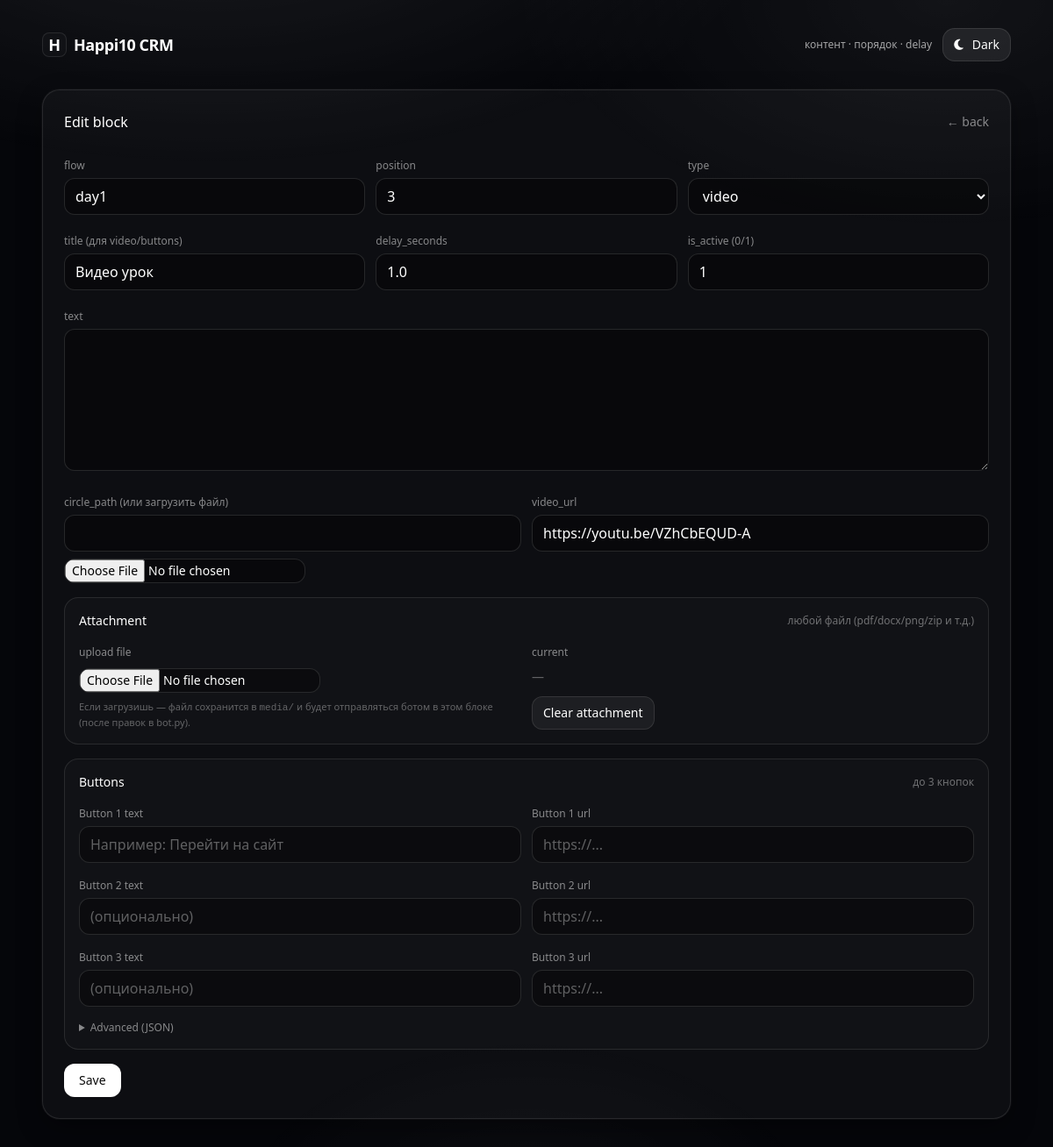
Screenshot of /block/6/edit with the database file from the repository.
### tables this page shows
CREATE TABLE content_blocks (
			id INTEGER PRIMARY KEY AUTOINCREMENT,
			flow TEXT NOT NULL,
			position INTEGER NOT NULL,
			type TEXT NOT NULL,
			title TEXT DEFAULT '',
			text TEXT DEFAULT '',
			circle_path TEXT DEFAULT '',
			video_url TEXT DEFAULT '',
			buttons_json TEXT DEFAULT '',
			delay_seconds REAL DEFAULT 1.0,
			is_active INTEGER DEFAULT 1
		, file_path TEXT DEFAULT '', file_kind TEXT DEFAULT '', file_name TEXT DEFAULT '');

### crm.py (the view)
@app.get("/block/{block_id}/edit", response_class=HTMLResponse)
async def edit_block_page(request: Request, block_id: int):
	block = await get_block(block_id)
	if not block:
		return RedirectResponse("/", status_code=302)
	btns = []
	try:
		if block.get("buttons"):
			btns = json.loads(block["buttons"])
	except Exception:
		pass
	for i in range(3):
		block[f"btn{i+1}_text"] = ""
		block[f"btn{i+1}_url"] = ""
	for i, b in enumerate(btns[:3]):
		if isinstance(b, dict):
			block[f"btn{i+1}_text"] = b.get("text", "")
			block[f"btn{i+1}_url"] = b.get("url", "")
	block["buttons_json"] = block.get("buttons", "")
	return templates.TemplateResponse(
		"edit.html",
		{"request": request, "block": block, "is_new": False},
	)

### templates/edit.html (shortened to what this page needs)
{% extends "base.html" %}
{% block content %}
  <div class="flex items-center justify-between">
	<h1 class="text-base font-medium">{{ "New block" if is_new else "Edit block" }}</h1>
	<a href="/flow/{{ block.flow }}" class="text-sm text-white/50 hover:text-white/70">← back</a>
  </div>
  <form class="mt-6 space-y-4" method="post" action="/block/save" enctype="multipart/form-data">
	<div class="grid grid-cols-1 md:grid-cols-3 gap-3">
	  <div>
		<label class="text-xs text-white/50">flow</label>
		<input
		  name="flow"
		  value="{{ block.flow }}"
		  class="w-full mt-1 px-3 py-2 rounded-xl bg-black/40 border border-white/10 focus:outline-none focus:ring-2 focus:ring-white/15"
		/>
	  </div>
	  <div>
		<label class="text-xs text-white/50">position</label>
		<input
		  name="position"
		  type="number"
		  value="{{ block.position }}"
		  class="w-full mt-1 px-3 py-2 rounded-xl bg-black/40 border border-white/10 focus:outline-none focus:ring-2 focus:ring-white/15"
		/>
	  </div>
	  <div>
		<label class="text-xs text-white/50">type</label>
		<select
		  id="typeSel"
		  name="type"
		  class="w-full mt-1 px-3 py-2 rounded-xl bg-black/40 border border-white/10 focus:outline-none focus:ring-2 focus:ring-white/15"
		>
		  {% for t in ["text","circle","video","buttons"] %}
			<option value="{{ t }}" {% if block.type==t %}selected{% endif %}>{{ t }}</option>
		  {% endfor %}
		</select>
	  </div>
	</div>
	<div class="grid grid-cols-1 md:grid-cols-3 gap-3">
	  <div>
		<label class="text-xs text-white/50">title (для video/buttons)</label>
		<input
		  name="title"
		  value="{{ block.title }}"
		  class="w-full mt-1 px-3 py-2 rounded-xl bg-black/40 border border-white/10 focus:outline-none focus:ring-2 focus:ring-white/15"
		/>
	  </div>
	  <div>
		<label class="text-xs text-white/50">delay_seconds</label>
		<input
		  name="delay_seconds"
		  type="number"
		  step="0.1"
		  value="{{ block.delay }}"
		  class="w-full mt-1 px-3 py-2 rounded-xl bg-black/40 border border-white/10 focus:outline-none focus:ring-2 focus:ring-white/15"
		/>
	  </div>
	  <div>
		<label class="text-xs text-white/50">is_active (0/1)</label>
		<input
		  name="is_active"
		  type="number"
		  value="{{ block.is_active }}"
		  class="w-full mt-1 px-3 py-2 rounded-xl bg-black/40 border border-white/10 focus:outline-none focus:ring-2 focus:ring-white/15"
		/>
	  </div>
	</div>
	<div id="secText">
	  <label class="text-xs text-white/50">text</label>
	  <textarea
		name="text"
		rows="6"
		class="w-full mt-1 px-3 py-2 rounded-xl bg-black/40 border border-white/10 focus:outline-none focus:ring-2 focus:ring-white/15"
	  >{{ block.text }}</textarea>
	</div>
	<div class="grid grid-cols-1 md:grid-cols-2 gap-3" id="secMedia">
	  <div>
		<label class="text-xs text-white/50">circle_path (или загрузить файл)</label>
		<input
		  name="circle_path"
		  value="{{ block.circle }}"
		  class="w-full mt-1 px-3 py-2 rounded-xl bg-black/40 border border-white/10 focus:outline-none focus:ring-2 focus:ring-white/15"
		/>
		<div class="mt-2">
		  <input type="file" name="circle_file" class="text-sm text-white/70" />
		</div>
	  </div>
	  <div>
		<label class="text-xs text-white/50">video_url</label>
		<input
		  name="video_url"
		  value="{{ block.video }}"
		  class="w-full mt-1 px-3 py-2 rounded-xl bg-black/40 border border-white/10 focus:outline-none focus:ring-2 focus:ring-white/15"
		/>
	  </div>
	</div>
	<div class="rounded-2xl border border-white/10 bg-white/[0.02] p-4">
	  <div class="flex items-center justify-between mb-3">
		<div class="text-sm font-medium">Attachment</div>
		<div class="text-xs text-white/40">любой файл (pdf/docx/png/zip и т.д.)</div>
	  </div>
	  <div class="grid grid-cols-1 md:grid-cols-2 gap-3">
		<div>
		  <label class="text-xs text-white/50">upload file</label>
		  <input type="file" name="attach_file" class="block mt-2 text-sm text-white/70" />
		  <div class="text-[11px] text-white/35 mt-2">
			Если загрузишь — файл сохранится в <code>media/</code> и будет отправляться ботом в этом блоке (после правок в bot.py).
		  </div>
		</div>
		<div>
		  <label class="text-xs text-white/50">current</label>
		  <div class="mt-2 text-sm text-white/80">
			{% if block.file_path is defined and block.file_path %}
			  <div class="text-[11px] text-white/45">kind: {{ block.file_kind }}</div>
			  <a class="text-white/80 underline" href="/{{ block.file_path }}" target="_blank">{{ block.file_path }}</a>
			{% else %}
			  <span class="text-white/35">—</span>
			{% endif %}
		  </div>
		  <div class="mt-3">
			<button
			  type="button"
			  class="px-3 py-2 rounded-xl bg-white/5 border border-white/10 text-sm hover:bg-white/10"
			  onclick="document.querySelector('input[name=file_path]').value=''; document.querySelector('input[name=file_kind]').value=''; alert('Attachment очищен. Нажми Save.');"
			>
			  Clear attachment
			</button>
		  </div>
		</div>
	  </div>
	</div>
	<div id="secButtons" class="rounded-2xl border border-white/10 bg-white/[0.02] p-4">
	  <div class="flex items-center justify-between mb-3">
		<div class="text-sm font-medium">Buttons</div>
		<div class="text-xs text-white/40">до 3 кнопок</div>
	  </div>
	  <div class="grid grid-cols-1 md:grid-cols-2 gap-3">
		<div>
		  <label class="text-xs text-white/50">Button 1 text</label>
		  <input
			name="btn1_text"
			value="{{ block.btn1_text }}"
			class="w-full mt-1 px-3 py-2 rounded-xl bg-black/40 border border-white/10"
			placeholder="Например: Перейти на сайт"
		  />
		</div>
		<div>
		  <label class="text-xs text-white/50">Button 1 url</label>
		  <input
			name="btn1_url"
			value="{{ block.btn1_url }}"
			class="w-full mt-1 px-3 py-2 rounded-xl bg-black/40 border border-white/10"
			placeholder="https://..."
		  />
		</div>
		<div>
		  <label class="text-xs text-white/50">Button 2 text</label>
		  <input
			name="btn2_text"
			value="{{ block.btn2_text }}"
			class="w-full mt-1 px-3 py-2 rounded-xl bg-black/40 border border-white/10"
			placeholder="(опционально)"
		  />
		</div>
		<div>
		  <label class="text-xs text-white/50">Button 2 url</label>
		  <input
			name="btn2_url"
			value="{{ block.btn2_url }}"
			class="w-full mt-1 px-3 py-2 rounded-xl bg-black/40 border border-white/10"
			placeholder="https://..."
		  />
		</div>
		<div>
		  <label class="text-xs text-white/50">Button 3 text</label>
		  <input
			name="btn3_text"
			value="{{ block.btn3_text }}"
			class="w-full mt-1 px-3 py-2 rounded-xl bg-black/40 border border-white/10"
			placeholder="(опционально)"
		  />
		</div>
		<div>
		  <label class="text-xs text-white/50">Button 3 url</label>
		  <input
			name="btn3_url"
			value="{{ block.btn3_url }}"
			class="w-full mt-1 px-3 py-2 rounded-xl bg-black/40 border border-white/10"
			placeholder="https://..."
		  />
		</div>
	  </div>
	  <details class="mt-4">
		<summary class="text-xs text-white/50 cursor-pointer">Advanced (JSON)</summary>
	  </details>
	</div>
	<button class="px-4 py-2 rounded-xl bg-white text-black text-sm font-medium hover:opacity-90">
	  Save
	</button>
  </form>
{% endblock %}

### templates/base.html (style rules this page uses)
:root { --bg:#05060a; --fg:#ffffff; --muted:rgba(255,255,255,.62); --muted2:rgba(255,255,255,.45); --panel:rgba(255,255,255,.035); --panel2:rgba(255,255,255,.02); --border:rgba(255,255,255,.10); --border2:rgba(255,255,255,.14); --shadow: 0 0 0 1px rgba(255,255,255,.03), 0 10px 28px rgba(0,0,0,.35); --inputBg:rgba(0,0,0,.35); --inputBorder:rgba(255,255,255,.12); --btnBg:rgba(255,255,255,.08); --btnHover:rgba(255,255,255,.12); --btnBorder:rgba(255,255,255,.14); --primaryBg:#ffffff; --primaryFg:#0b0b0b; --dangerBg:rgba(239,68,68,.10); --dangerHover:rgba(239,68,68,.16); --dangerBorder:rgba(239,68,68,.28); --dangerFg:rgba(254,202,202,.95); }
body { background:var(--bg)!important; color:var(--fg)!important; }
button { border-radius: 12px; border: 1px solid var(--btnBorder); background: var(--btnBg); color: var(--fg); transition: transform .06s ease, background .15s ease, border-color .15s ease, opacity .15s ease; }
.bg-white.text-black { background: var(--primaryBg)!important; color: var(--primaryFg)!important; border-color: transparent!important; }
input, select, textarea { border-radius: 12px !important; border: 1px solid var(--inputBorder) !important; background: var(--inputBg) !important; color: var(--fg) !important; outline: none !important; }
html[data-theme="dark"] input::placeholder, html[data-theme="dark"] textarea::placeholder { color: rgba(255,255,255,.35); }

### rows the page displays
content_blocks: flow "day1", position "3", type "video", title "Видео урок", delay_seconds "1.0", is_active "1", video_url "https://youtu.be/VZhCbEQUD-A"

### other values shown
{{ "New block" if is_new else "Edit block" }} "Edit block"
